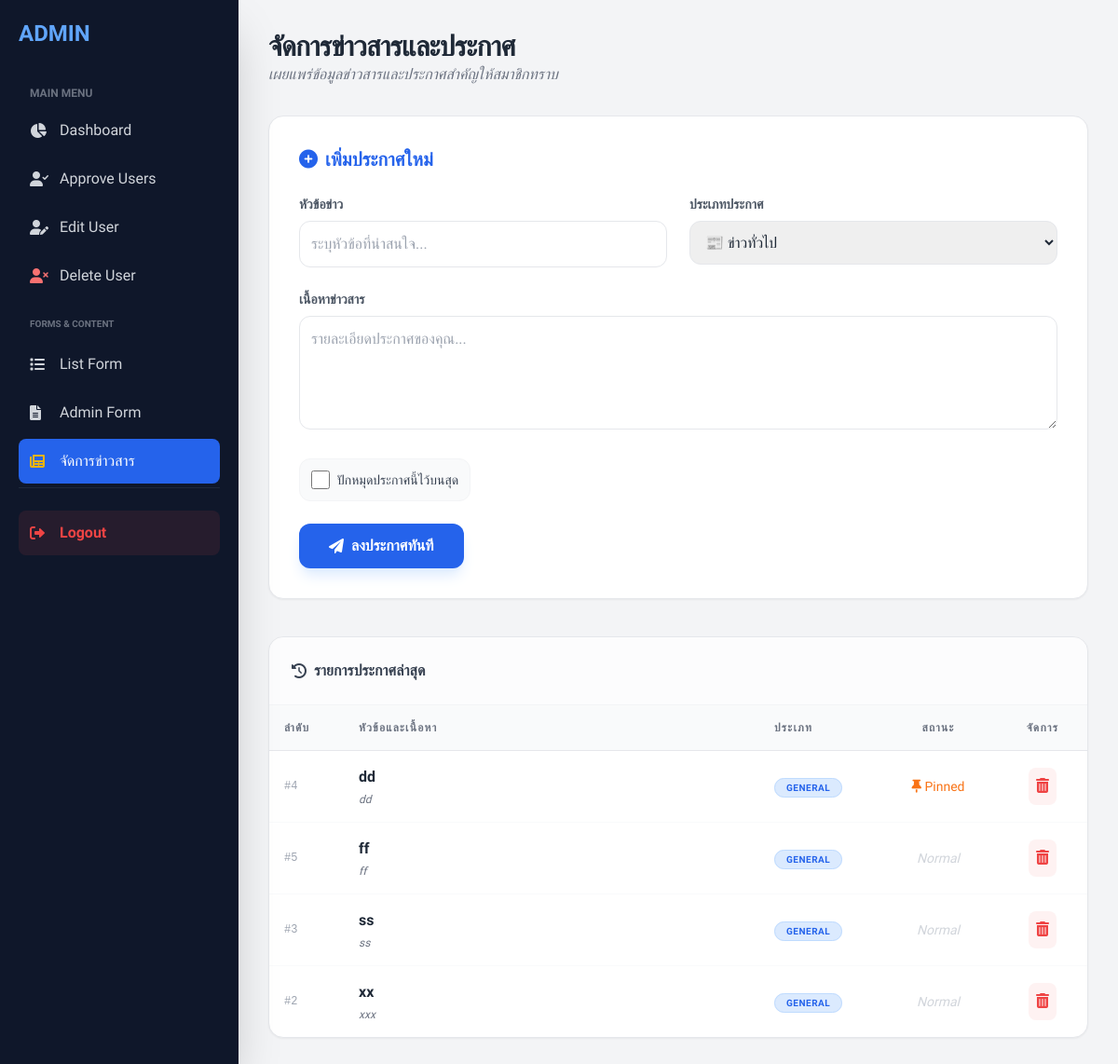
The app's page /news.php (signed in) with its own data.
### tables this page shows
CREATE TABLE `news_announcements` (
  `id` int NOT NULL,
  `title` varchar(255) NOT NULL,
  `content` text,
  `category` enum('urgent','general') DEFAULT 'general',
  `file_path` varchar(255) DEFAULT NULL,
  `is_pinned` tinyint(1) DEFAULT '0',
  `status` enum('active','inactive') DEFAULT 'active',
  `created_at` timestamp NULL DEFAULT CURRENT_TIMESTAMP
);

### src/news.php (the view, shortened to what this page needs)
<?php
require_once 'config.php';
?>
<!DOCTYPE html>
<html lang="th">
<head>
    <script src="https://cdn.tailwindcss.com"></script>
    <link rel="stylesheet" href="https://cdnjs.cloudflare.com/ajax/libs/font-awesome/6.0.0/css/all.min.css">
</head>
<body class="bg-gray-100 text-gray-800 antialiased">
    <div class="flex min-h-screen">
        <aside id="sidebar" class="fixed inset-y-0 left-0 w-64 bg-slate-900 text-white p-5 flex flex-col shadow-2xl transform -translate-x-full lg:translate-x-0 transition-transform duration-300 ease-in-out z-50">
            <div class="flex justify-between items-center mb-10">
                <h1 class="text-2xl font-extrabold text-blue-400 w-full text-center lg:text-left">ADMIN</h1>
            </div>
            <nav class="flex-1 space-y-1 overflow-y-auto">
                <p class="text-xs text-gray-500 uppercase font-bold mb-2 px-3">Main Menu</p>
                <a href="admin_dashboard.php" class="flex items-center space-x-3 hover:bg-slate-800 p-3 rounded-lg transition text-gray-300 hover:text-white font-light">
                    <i class="fas fa-chart-pie w-5"></i> <span>Dashboard</span>
                </a>
                <a href="approve_users.php" class="flex items-center space-x-3 hover:bg-slate-800 p-3 rounded-lg transition text-gray-300 hover:text-white font-light">
                    <i class="fas fa-user-check w-5"></i> <span>Approve Users</span>
                </a>
                <a href="edit_users.php" class="flex items-center space-x-3 hover:bg-slate-800 p-3 rounded-lg transition text-gray-300 hover:text-white font-light">
                    <i class="fas fa-user-edit w-5"></i> <span>Edit User</span>
                </a>
                <a href="delete_user.php" class="flex items-center space-x-3 hover:bg-slate-800 p-3 rounded-lg transition text-gray-300 hover:text-white font-light">
                    <i class="fas fa-user-times w-5 text-red-400"></i> <span>Delete User</span>
                </a>
                <div class="pt-4 pb-2 px-3 uppercase text-[10px] font-bold text-gray-500">Forms & Content</div>
                <a href="list_form.php" class="flex items-center space-x-3 hover:bg-slate-800 p-3 rounded-lg transition text-gray-300 hover:text-white font-light">
                    <i class="fas fa-list w-5"></i> <span>List Form</span>
                </a>
                <a href="admin_form.php" class="flex items-center space-x-3 hover:bg-slate-800 p-3 rounded-lg transition text-gray-300 hover:text-white font-light">
                    <i class="fas fa-file-alt w-5"></i> <span>Admin Form</span>
                </a>
                <a href="news.php" class="flex items-center space-x-3 bg-blue-600 p-3 rounded-lg transition text-white">
                    <i class="fas fa-newspaper w-5 text-yellow-500"></i> <span>จัดการข่าวสาร</span>
                </a>
                <div class="pt-6 mt-6 border-t border-slate-800">
                    <a href="logout.php" class="flex items-center space-x-3 bg-red-500/10 text-red-500 p-3 rounded-lg hover:bg-red-500 hover:text-white transition group">
                        <i class="fas fa-sign-out-alt w-5 group-hover:translate-x-1 transition-transform"></i>
                        <span class="font-bold">Logout</span>
                    </a>
                </div>
            </nav>
        </aside>
        <main class="flex-1 p-4 md:p-8 lg:ml-64 transition-all">
            <div class="max-w-7xl mx-auto">
                <div class="mb-8">
                    <h2 class="text-3xl font-extrabold text-gray-800 tracking-tight">จัดการข่าวสารและประกาศ</h2>
                    <p class="text-gray-500 italic">เผยแพร่ข้อมูลข่าวสารและประกาศสำคัญให้สมาชิกทราบ</p>
                </div>
                <section class="bg-white p-6 md:p-8 rounded-2xl shadow-sm border border-gray-200 mb-10">
                    <h3 class="text-xl font-bold mb-6 flex items-center gap-2 text-blue-600">
                        <i class="fas fa-plus-circle"></i> เพิ่มประกาศใหม่
                    </h3>
                    <form id="newsForm" method="POST" class="space-y-6">
                        <div class="grid grid-cols-1 md:grid-cols-2 gap-6">
                            <div>
                                <label class="block text-sm font-semibold text-gray-600 mb-2">หัวข้อข่าว</label>
                                <input type="text" name="title" required placeholder="ระบุหัวข้อที่น่าสนใจ..."
                                       class="w-full border border-gray-200 rounded-xl p-3 outline-none focus:ring-2 focus:ring-blue-500 transition">
                            </div>
                            <div>
                                <label class="block text-sm font-semibold text-gray-600 mb-2">ประเภทประกาศ</label>
                                <select name="category" class="w-full border border-gray-200 rounded-xl p-3 outline-none focus:ring-2 focus:ring-blue-500 transition">
                                    <option value="general">📰 ข่าวทั่วไป </option>
                                </select>
                            </div>
                        </div>
                        <div>
                            <label class="block text-sm font-semibold text-gray-600 mb-2">เนื้อหาข่าวสาร</label>
                            <textarea name="content" rows="4" placeholder="รายละเอียดประกาศของคุณ..."
                                      class="w-full border border-gray-200 rounded-xl p-3 outline-none focus:ring-2 focus:ring-blue-500 transition"></textarea>
                        </div>
                        <div class="flex items-center gap-2 p-3 bg-gray-50 rounded-xl border border-gray-100 w-fit">
                            <input type="checkbox" name="is_pinned" id="pin" class="w-5 h-5 rounded border-gray-300 text-blue-600 focus:ring-blue-500 transition cursor-pointer">
                            <label for="pin" class="text-sm font-medium text-gray-700 cursor-pointer">ปักหมุดประกาศนี้ไว้บนสุด</label>
                        </div>
                        <button type="button" onclick="confirmPost()" class="bg-blue-600 text-white px-8 py-3 rounded-xl font-bold hover:bg-blue-700 transition shadow-lg shadow-blue-100 flex items-center gap-2">
                            <i class="fas fa-paper-plane"></i> ลงประกาศทันที
                        </button>
                    </form>
                </section>
                <section class="bg-white rounded-2xl shadow-sm border border-gray-200 overflow-hidden">
                    <div class="p-6 border-b border-gray-100 bg-gray-50/50">
                        <h3 class="font-bold text-gray-700 flex items-center gap-2">
                            <i class="fas fa-history"></i> รายการประกาศล่าสุด
                        </h3>
                    </div>
                    <div class="hidden lg:block overflow-x-auto">
                        <table class="w-full text-left">
                            <thead class="bg-gray-50 text-gray-500 text-xs uppercase tracking-widest font-bold border-b">
                                <tr>
                                    <th class="p-4 w-20">ลำดับ</th>
                                    <th class="p-4">หัวข้อและเนื้อหา</th>
                                    <th class="p-4 w-32">ประเภท</th>
                                    <th class="p-4 w-32 text-center">สถานะ</th>
                                    <th class="p-4 w-24 text-center">จัดการ</th>
                                </tr>
                            </thead>
                            <tbody class="divide-y divide-gray-50">
                                <?php
                                $res = $conn->query("SELECT * FROM news_announcements ORDER BY is_pinned DESC, created_at DESC");
                                while($row = $res->fetch_assoc()):
                                ?>
                                <tr class="hover:bg-blue-50/30 transition">
                                    <td class="p-4 text-xs font-mono text-gray-400">#<?= $row['id'] ?></td>
                                    <td class="p-4">
                                        <div class="font-bold text-gray-800"><?= htmlspecialchars($row['title']) ?></div>
                                        <div class="text-xs text-gray-500 line-clamp-1 italic mt-1 font-light"><?= htmlspecialchars($row['content']) ?></div>
                                    </td>
                                    <td class="p-4">
                                        <span class="px-3 py-1 rounded-full text-[10px] font-bold uppercase tracking-wider <?= $row['category'] == 'urgent' ? 'bg-red-100 text-red-600 border border-red-200' : 'bg-blue-100 text-blue-600 border border-blue-200' ?>">
                                            <?= $row['category'] ?>
                                        </span>
                                    </td>
                                    <td class="p-4 text-center text-sm">
                                        <?= $row['is_pinned'] ? '<span class="text-orange-500"><i class="fas fa-thumbtack"></i> Pinned</span>' : '<span class="text-gray-300 italic">Normal</span>' ?>
                                    </td>
                                    <td class="p-4 text-center">
                                        <button onclick="confirmDelete(<?= $row['id'] ?>)"
                                           class="text-red-500 hover:text-red-700 bg-red-50 p-2 rounded-lg transition inline-block">
                                            <i class="fas fa-trash-alt"></i>
                                        </button>
                                    </td>
                                </tr>
                                <?php endwhile; ?>
                            </tbody>
                        </table>
                    </div>
                </section>
            </div>
        </main>
    </div>
</body>
</html>

### src/news.php (style rules this page uses)
body { font-family: 'Sarabun', sans-serif; }

### records on screen
news_announcements: id "4", title "dd", content "dd", category "GENERAL", is_pinned 1 (drawn)
news_announcements: id "5", title "ff", content "ff", category "GENERAL", is_pinned "Normal"
news_announcements: id "3", title "ss", content "ss", category "GENERAL", is_pinned "Normal"
news_announcements: id "2", title "xx", content "xxx", category "GENERAL", is_pinned "Normal"
